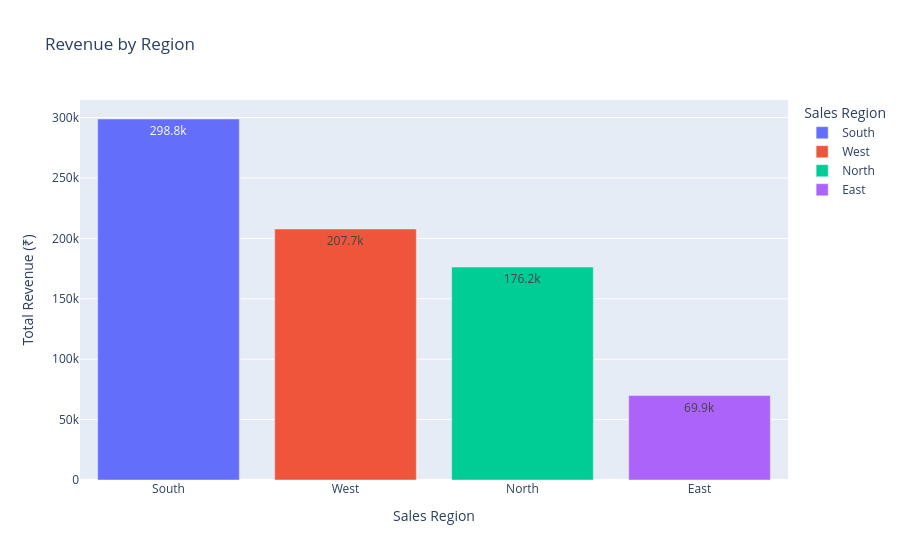

The cell this chart's notebook holds for it:
### Code cell
fig = px.bar(
    region_sales.reset_index(),
    x="Region",
    y="Total_Revenue",
    title="Revenue by Region",
    color="Region",
    text_auto=True,
    labels={
        "Region": "Sales Region",
        "Total_Revenue": "Total Revenue (₹)"
    }
)

fig.show()

### Figure 1 — Plotly figure (JSON) as saved in the notebook; plotly's stock layout.template omitted (floating-point values rounded to 4 significant figures)
{"data": [{"hovertemplate": "Sales Region=%{x}<br>Total Revenue (₹)=%{y}<extra></extra>", "legendgroup": "South", "marker": {"color": "#636efa", "pattern": {"shape": ""}}, "name": "South", "orientation": "v", "showlegend": true, "textposition": "auto", "texttemplate": "%{y}", "type": "bar", "x": ["South"], "xaxis": "x", "y": [298800], "yaxis": "y"}, {"hovertemplate": "Sales Region=%{x}<br>Total Revenue (₹)=%{y}<extra></extra>", "legendgroup": "West", "marker": {"color": "#EF553B", "pattern": {"shape": ""}}, "name": "West", "orientation": "v", "showlegend": true, "textposition": "auto", "texttemplate": "%{y}", "type": "bar", "x": ["West"], "xaxis": "x", "y": [207700], "yaxis": "y"}, {"hovertemplate": "Sales Region=%{x}<br>Total Revenue (₹)=%{y}<extra></extra>", "legendgroup": "North", "marker": {"color": "#00cc96", "pattern": {"shape": ""}}, "name": "North", "orientation": "v", "showlegend": true, "textposition": "auto", "texttemplate": "%{y}", "type": "bar", "x": ["North"], "xaxis": "x", "y": [176200], "yaxis": "y"}, {"hovertemplate": "Sales Region=%{x}<br>Total Revenue (₹)=%{y}<extra></extra>", "legendgroup": "East", "marker": {"color": "#ab63fa", "pattern": {"shape": ""}}, "name": "East", "orientation": "v", "showlegend": true, "textposition": "auto", "texttemplate": "%{y}", "type": "bar", "x": ["East"], "xaxis": "x", "y": [69900], "yaxis": "y"}], "layout": {"barmode": "relative", "legend": {"title": {"text": "Sales Region"}, "tracegroupgap": 0}, "title": {"text": "Revenue by Region"}, "xaxis": {"anchor": "y", "categoryarray": ["South", "West", "North", "East"], "categoryorder": "array", "domain": [0, 1], "title": {"text": "Sales Region"}}, "yaxis": {"anchor": "x", "domain": [0, 1], "title": {"text": "Total Revenue (₹)"}}}}
